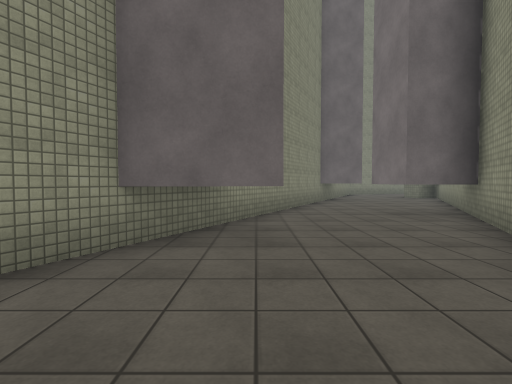
view 1 (above)

16 first-person views from a walk through a scene from a Unity 3-D project. The camera is 1.4 m above the floor, tilts 2° down and sees 85° across. The floor is counted in squares, 2 m on a side. Each view is taken from the middle of a square. On the plan, view 1 faces up. The plan holds only what a view shows up to about 9 squares ahead; the rest is blank. The place goes on beyond the plan. Some animated figures are left out. Some surface patterns are stand-ins.

view 2
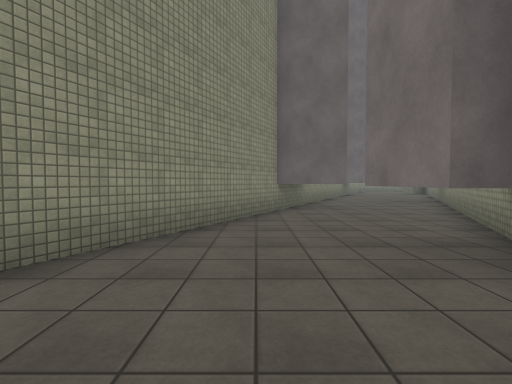

view 3
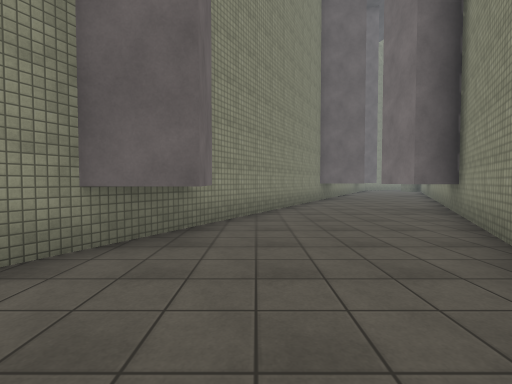

view 4
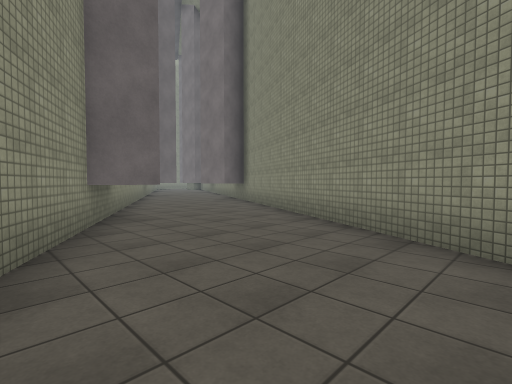

view 5
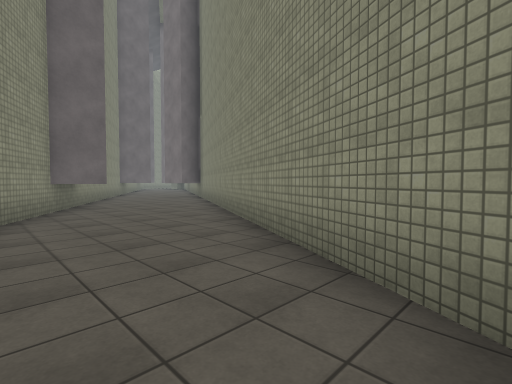

view 6
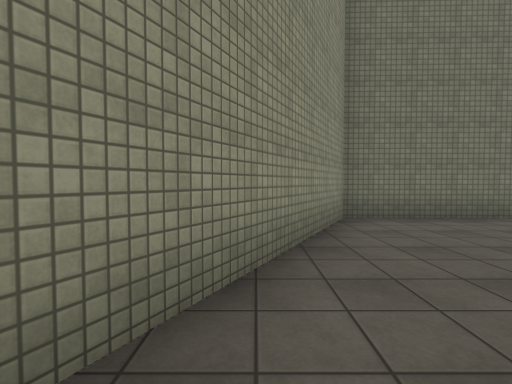

view 7
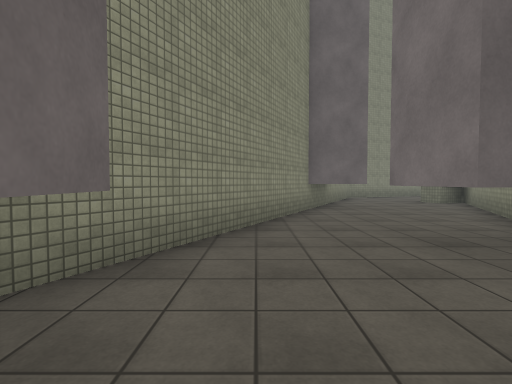

view 8
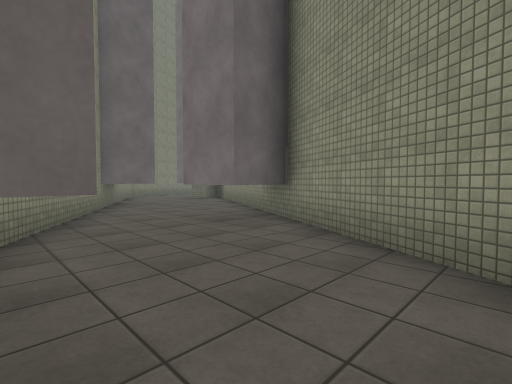

view 9
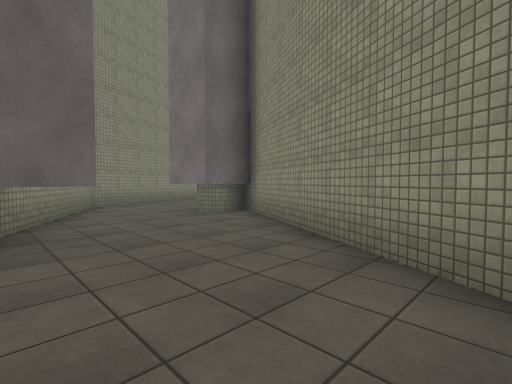

view 10
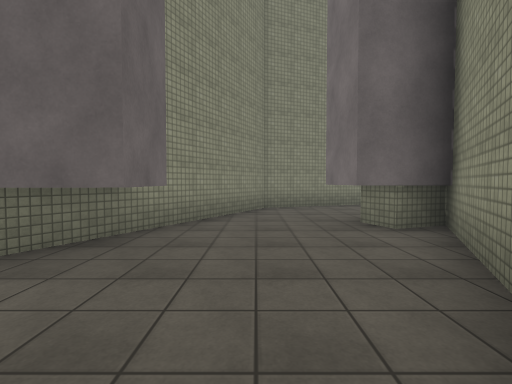

view 11
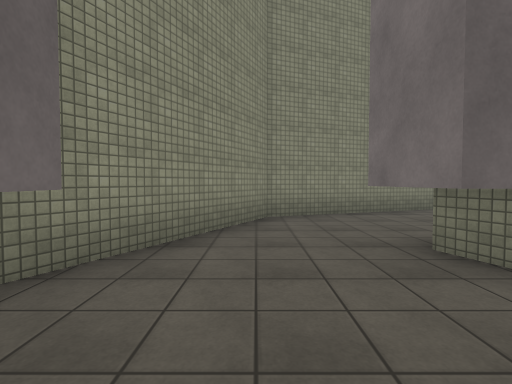

view 12
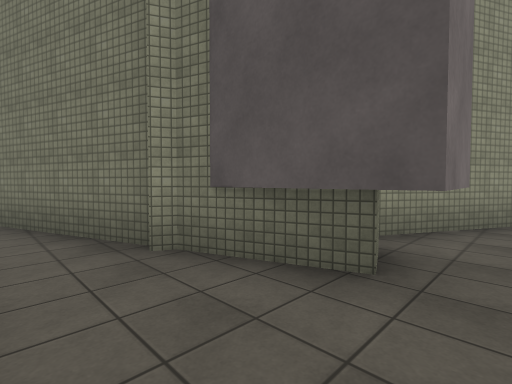

view 13
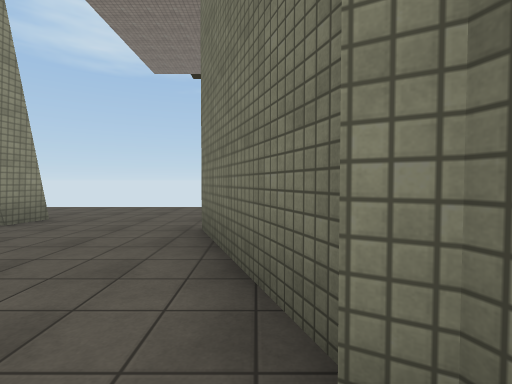

view 14
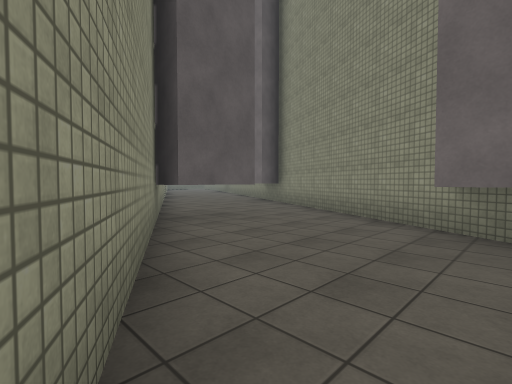

view 15
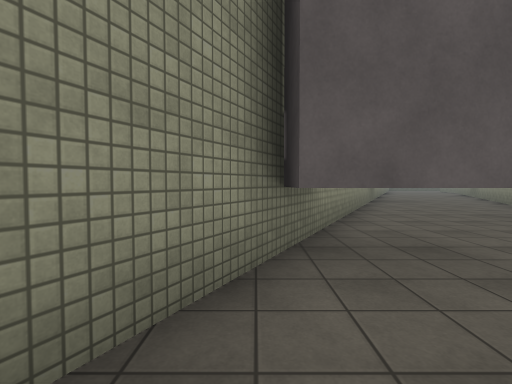

view 16
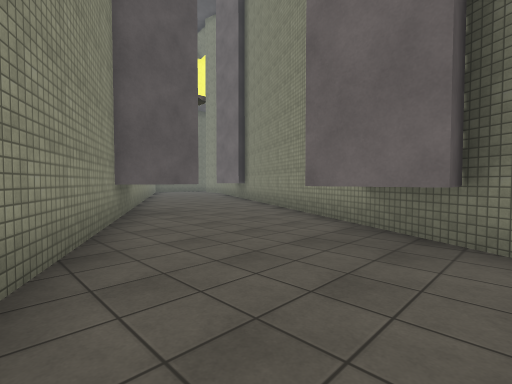

### Floor plan
Points are (right, up) in squares from view 1. A wall is a line through its corners. A room is listed if a view was taken in it or the views show most of it. See-through windows are left out.
Room 1 (views 1, 2, 7, 8, 16)
walls: (-0.6, -1.9) (-0.7, -0.5) (1.2, -0.4); (-4.7, -3.7) (-4.6, -5.1) (-5.9, -5.2); (0.2, 4.5) (0.3, 3.1) (-1.5, 3); (-2.8, -8) (4.4, 5.4); (0.7, 7) (-6.9, -7.3); (4.5, 5.5) (2.9, 5.4) (2.8, 6.8)
ways out: opening at (-5, -7) to room 2; opening at (2, 7) to room 3
Room 2 (views 3, 4, 5, 6)
walls: (-7.5, -13.4) (-5.7, -13.5) (-2.8, -8)
ways out: opening at (-5, -7) to room 1
Room 3 (views 9, 10, 11, 12, 13, 14, 15)
walls: (7.8, 12) (6.4, 11.9) (6.3, 13.3) (8.2, 13.4); (3.8, 11.7) (3.9, 10.3) (2.3, 10.2); (5.2, 15.6) (0.7, 7); (2.8, 6.8) (4.7, 6.9); (4.4, 5.4) (8.1, 12.5) (7.1, 12.2) (6.8, 12.9) (12.1, 14.8)
ways out: opening at (2, 7) to room 1

Positions as (right, up) in squares from view 1, and headings:
1: (0, 0), facing up
2: (-2, -4), facing up
3: (-4, -8), facing up
4: (-7, -10), facing up-right
5: (-7, -13), facing up-right
6: (-4, -8), facing down
7: (1, 3), facing up
8: (0, 2), facing up-right
9: (3, 7), facing up-right
10: (5, 8), facing up
11: (5, 10), facing up
12: (6, 15), facing down-right
13: (8, 14), facing right
14: (7, 11), facing down-left
15: (5, 9), facing down
16: (3, 5), facing down-left
